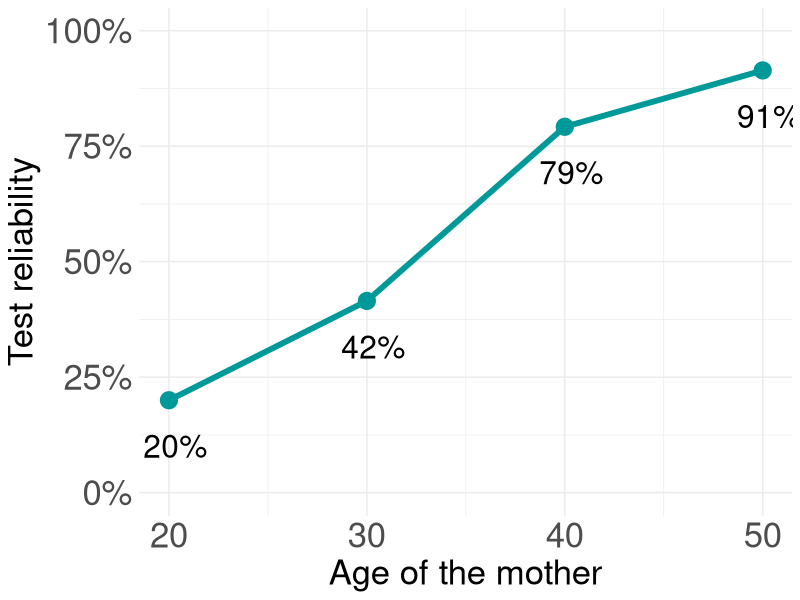
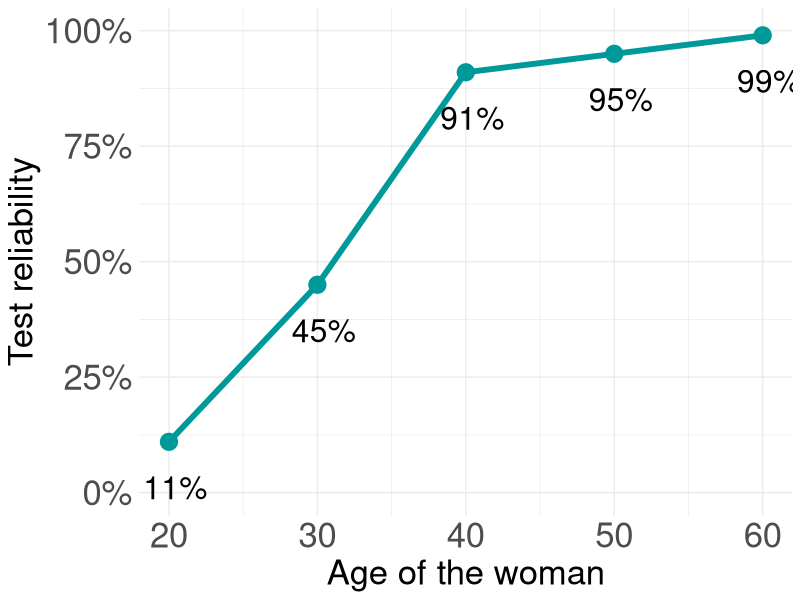

These figures' R source, in order:
library('readxl')
library('dplyr')
library('ggplot2')

# PLOT DS --------------------------------------------------------------------
  
  label_x_axis = "Age of the mother"
  df_BC = readxl::read_xls("MATERIALS/generate_plots/data/numbers_bayes_DS.xls", sheet = 1)
  
  
 plot_DS = ggplot(df_BC, aes(x=age, y=PPV_100)) +      # plot canvas
    scale_y_continuous(labels=function(x) paste0(x,"%"), # append % to y-axis value
                       limits = c(0,100)) +              # set y-axis limits
    geom_point(size = 5.5, color = "#009999", shape = 19) + # insert points with ppv value
    geom_line(aes(x=age, y=PPV_100), color = "#009999", size = 2) +
    theme_minimal() + # insert line bridging PPV-value points
    theme(axis.text = element_text(size = 25),                             # axis-numbers size
          axis.title = element_text(size = 25)) +                          # axis-labels size
    geom_text(aes(label = paste0(round(PPV_100, 0), "%"), #case_when(age %in% age_ppv_to_plot ~ paste0(round(PPV_100, 0), "%"), TRUE ~ paste0("")), # keep only ages previously set to be ploted
                  hjust = .4, vjust = 2.5), size = 8) + # (position) plot ppv-values above points set in "age_ppv_to_plot"
    labs(y = "Test reliability",
         x = label_x_axis)
  
 ggsave("MATERIALS/generate_plots/output/plot_DS.png", plot_DS,  width = 10, height = 6, dpi = 300)

 
# PLOT BC --------------------------------------------------------------------

label_x_axis = "Age of the woman"
df_BC = readxl::read_xls("MATERIALS/generate_plots/data/numbers_bayes_BC.xls", sheet = 1)




plot_BC = ggplot(df_BC, aes(x=age, y=PPV_100)) +      # plot canvas
  scale_y_continuous(labels=function(x) paste0(x,"%"), # append % to y-axis value
                     limits = c(0,100)) +              # set y-axis limits
  geom_point(size = 5.5, color = "#009999", shape = 19) + # insert points with ppv value
  geom_line(aes(x=age, y=PPV_100), color = "#009999", size = 2) +
  theme_minimal() + # insert line bridging PPV-value points
  theme(axis.text = element_text(size = 25),                             # axis-numbers size
        axis.title = element_text(size = 25)) +                          # axis-labels size
  geom_text(aes(label = paste0(round(PPV_100, 0), "%"), #case_when(age %in% age_ppv_to_plot ~ paste0(round(PPV_100, 0), "%"), TRUE ~ paste0("")), # keep only ages previously set to be ploted
                hjust = .4, vjust = 2.5), size = 8) + # (position) plot ppv-values above points set in "age_ppv_to_plot"
  labs(y = "Test reliability",
       x = label_x_axis)

ggsave("MATERIALS/generate_plots/output/plot_BC.png", plot_BC, width = 10, height = 6, dpi = 300)
